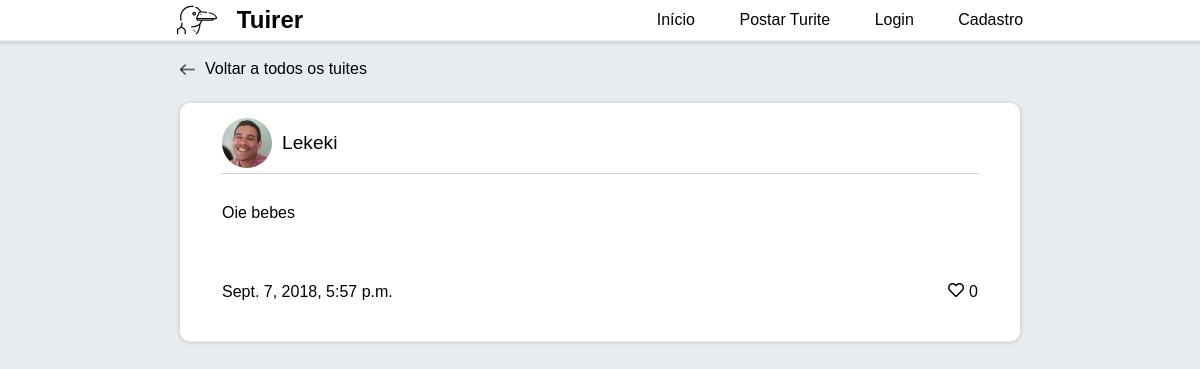
The app's page /tuite/69 with its own data.
### tuites/models.py (models this page shows)
class Tuite(models.Model):
    content = models.CharField('Tuite', max_length=280)
    author = models.ForeignKey('users.User', on_delete=models.CASCADE, related_name='tuites')
    date_created = models.DateTimeField(auto_now_add=True)
    objects = TuitesManager()
    @property
    def likes_count(self):
        return self.liked_by.count()
    def __str__(self):
        return f'{self.content}'
    class Meta:
        ordering = ('content', )

### users/models.py (models this page shows, shortened)
class User(AbstractUser):
    followers = models.ManyToManyField('self', blank=True)
    following = models.ManyToManyField('self', blank=True)
    picture = models.ImageField('Foto de perfil', default='img/blank-pic.png')
    following = models.ManyToManyField('self', blank = True)
    liked_tuites = models.ManyToManyField('tuites.Tuite', related_name='liked_by')

### tuites/views.py (the view)
# urls.py: path('tuite/<int:pk>', SingleTuiteView.as_view(), name='tuite'),
class SingleTuiteView(generic.DetailView):
    template_name = 'single_tuite.html'
    model = Tuite
    context_object_name = 'tuite'

### templates/templatetags/user_liked.py (called while the page is built)
@register.simple_tag(takes_context=True)
def liked_tuite_heart_icon(context):
    user = context.get('user')
    tuite = context.get('tuite')
    if(user.is_authenticated):
        if user.liked_tuites.filter(id__in=[tuite.id]).exists():
            return "fas fa-heart"
    return "far fa-heart"

### templates/single_tuite.html
{% extends 'base.html' %}
{% load staticfiles %}
{% block body %}
    <div class="back-container" id="single-tuite-back">
        <a href="{% url 'tuites:home' %}">
            <img src="{% static 'img/left-arrow.png' %}" alt="">
            Voltar a todos os tuites
        </a>
    </div>
    {% include 'includes/card.html' %}
{% endblock %}

### templates/includes/card.html
{% load static %}
{% load user_liked %}
<div id="tuite">
    <div id="user-block">
        <img src="{{ tuite.author.picture.url }}" alt="">
        <a href="{% url 'users:profile' tuite.author.pk %}" id="username"> {{ tuite.author }}</a>
    </div>
    <div id="tuite-text">
        {{ tuite }}
    </div>
    <div id="reactions">
        <p>{{ tuite.date_created }}</p>
        <div>
            <a href="{% url 'tuites:like' tuite.id %}" class="like-tuite">
                <i class="{% liked_tuite_heart_icon %}"></i> {{ tuite.likes_count }}
            </a>
        </div>
    </div>
</div>

### static/css/style.css (style rules this page uses)
body { font-family: sans-serif; margin: 0; background: #e6ecf0; display: flex; flex-direction: column; align-items: center; }
#tuite { display: flex; flex-direction: column; align-items: center; justify-content: space-around; background-color: white; width: 70%; margin: 25px 0 25px 0; box-shadow: 0 1px 1px 0 #ECECEC, 0 1px 5px 0 rgba(0, 0, 0, 0.19); border-radius: 10px; }
#user-block { display: flex; flex-direction: row; align-items: center; justify-content: flex-start; width: 90%; border-bottom: 1px solid rgb(209, 209, 209); margin: 10px 0 10px 0; padding: 5px 0 5px 0; }
#user-block img { width: 50px; background-color: #ddd; border-radius: 100%; height: 50px; object-fit: cover; width: 50px; margin: 0 10px 0 0; }
#user-block a { color: black; font-size: 1.2rem; }
#tuite-text { width: 90%; padding: 20px 0 20px 0; }
#reactions { width: 90%; display: flex; flex-direction: row; align-items: center; justify-content: space-between; padding: 20px 0 20px 0; }
#reactions div { display: flex; flex-direction: row; align-items: center; justify-content: center; padding: 20px 0 20px 0; }
#reactions div a { color: black; display: flex; align-items: center; justify-content: space-between; }
#reactions div a i { transition: all 0.1s linear; height: auto; margin: 0 5px 3px 0; }
h1, h2, h3, p { margin: 0; }
a, u { text-decoration: none; }
#single-tuite-back { width: 70%; padding-bottom: 0; padding-top: 20px; }

### static/css/edits.css (style rules this page uses)
.back-container { width: 100%; flex-direction: row; display: flex; align-items: center; justify-content: flex-start; padding: 0 0 10px 0; }
.back-container a { display: flex; align-items: center; color: black; }
.back-container a img { width: 15px; margin: 0 10px 0 0; }

### records on screen
Tuite: author.picture (picture), author "Lekeki", content "Oie bebes", date_created "Sept. 7, 2018, 5:57 p.m.", likes_count "0"
